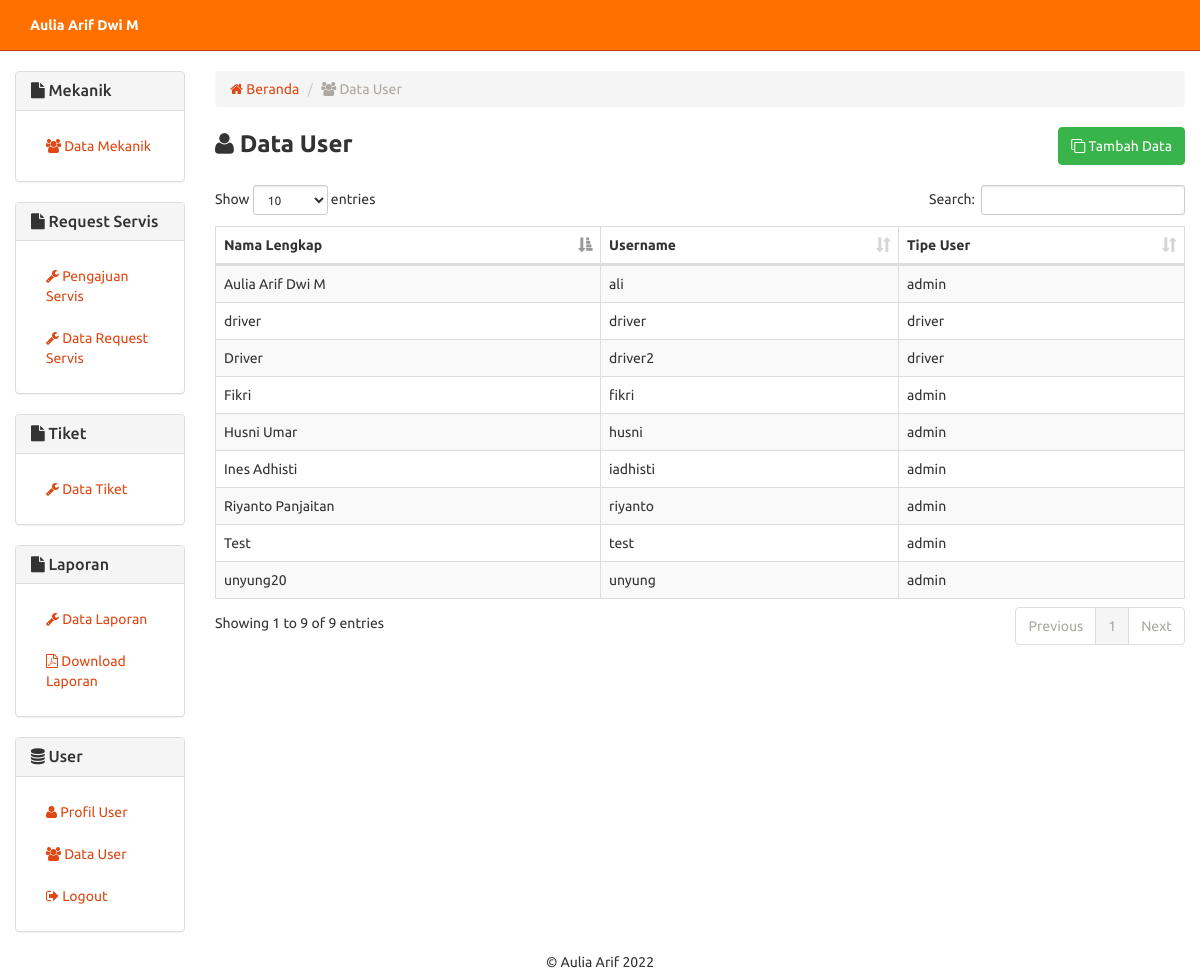
The page /user.php (signed in) on the database its author committed.
### tables this page shows
CREATE TABLE `user` (
  `no_user` int(2) NOT NULL,
  `username` varchar(8) DEFAULT NULL,
  `nama_user` varchar(30) DEFAULT NULL,
  `password` varchar(50) DEFAULT NULL,
  `tipe_user` varchar(10) NOT NULL
);

### includes/user.inc.php (called while the page is built, shortened)
<?php
class User{
	private $conn;
	private $table_name = "user";
	public function __construct($db){
		$this->conn = $db;
	}
	function readAll(){
		$query = "SELECT * FROM ".$this->table_name." ORDER BY no_user ASC";
		$stmt = $this->conn->prepare( $query );
		$stmt->execute();
		return $stmt;
	}
	function countAll(){
		$query = "SELECT * FROM ".$this->table_name." ORDER BY no_user ASC";
		$stmt = $this->conn->prepare( $query );
		$stmt->execute();
		return $stmt->rowCount();
	}
}
?>

### user.php (the view, shortened to what this page needs)
<?php
include "header.php";
include_once 'includes/user.inc.php';
$pro = new User($db);
$stmt = $pro->readAll();
?>
<div class="row">
    <div class="col-xs-12 col-sm-12 col-md-2">
        <?php
        include_once 'sidebar.php';
        ?>
    </div>
    <div class="col-xs-12 col-sm-12 col-md-10">
        <ol class="breadcrumb">
            <li><a href="index.php"><span class="fa fa-home"></span> Beranda</a></li>
            <li class="active"><span class="fa fa-users"></span> Data User</li>
        </ol>
        <form method="post">
            <div class="row">
                <div class="col-md-6 text-left">
                    <strong style="font-size:18pt;"><span class="fa fa-user"></span> Data User</strong>
                </div>
                <div class="col-md-6 text-right">
                    <button type="button" onclick="location.href='user-baru.php'" class="btn btn-success"><span class="fa fa-clone"></span> Tambah Data</button>
                </div>
            </div>
            <br />
            <table width="100%" class="table table-striped table-bordered" id="tabeldata">
                <thead>
                    <tr>
                        <th>Nama Lengkap</th>
                        <th>Username</th>
                        <th>Tipe User</th>
                    </tr>
                </thead>
                <tbody>
                    <?php
                    while ($row = $stmt->fetch(PDO::FETCH_ASSOC)) {
                    ?>
                        <tr>
                            <td style="vertical-align:middle;"><?php echo $row['nama_user'] ?></td>
                            <td style="vertical-align:middle;"><?php echo $row['username'] ?></td>
                            <td style="vertical-align:middle;"><?php echo $row['tipe_user'] ?></td>
                        </tr>
                    <?php
                    }
                    ?>
                </tbody>
            </table>
        </form>
    </div>
</div>
<?php include "footer.php"; ?>

### rows shown on the page
user: nama_user "Aulia Arif Dwi M", username "ali", tipe_user "admin"
user: nama_user "Ines Adhisti", username "iadhisti", tipe_user "admin"
user: nama_user "Riyanto Panjaitan", username "riyanto", tipe_user "admin"
user: nama_user "Husni Umar", username "husni", tipe_user "admin"
user: nama_user "Fikri", username "fikri", tipe_user "admin"
user: nama_user "unyung20", username "unyung", tipe_user "admin"
user: nama_user "Test", username "test", tipe_user "admin"
user: nama_user "driver", username "driver", tipe_user "driver"
user: nama_user "Driver", username "driver2", tipe_user "driver"

### other values the page prints
$_SESSION['nama_user'] "Aulia Arif Dwi M"
